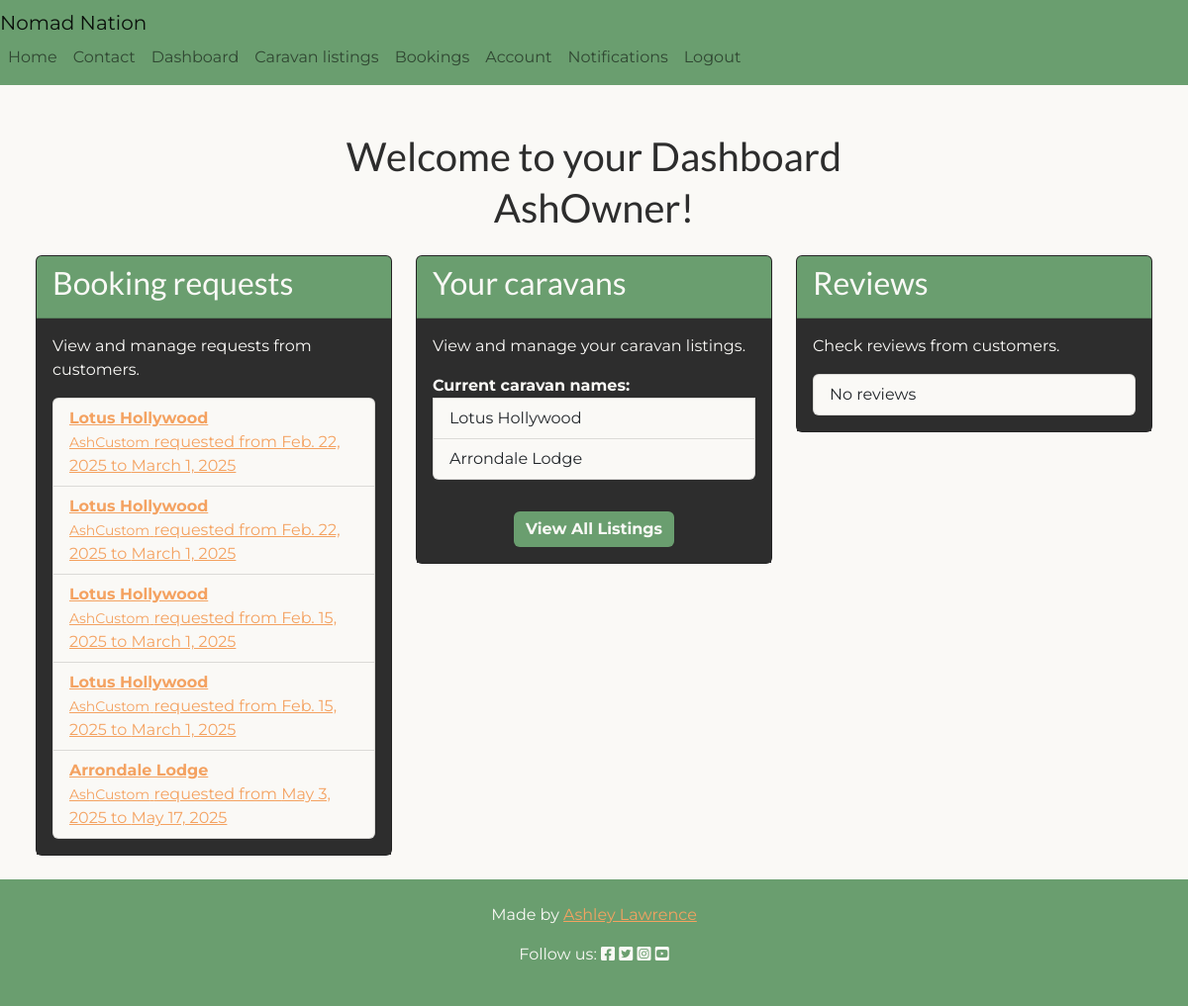
Page /dashboard/ (signed in) on the earlier database version.
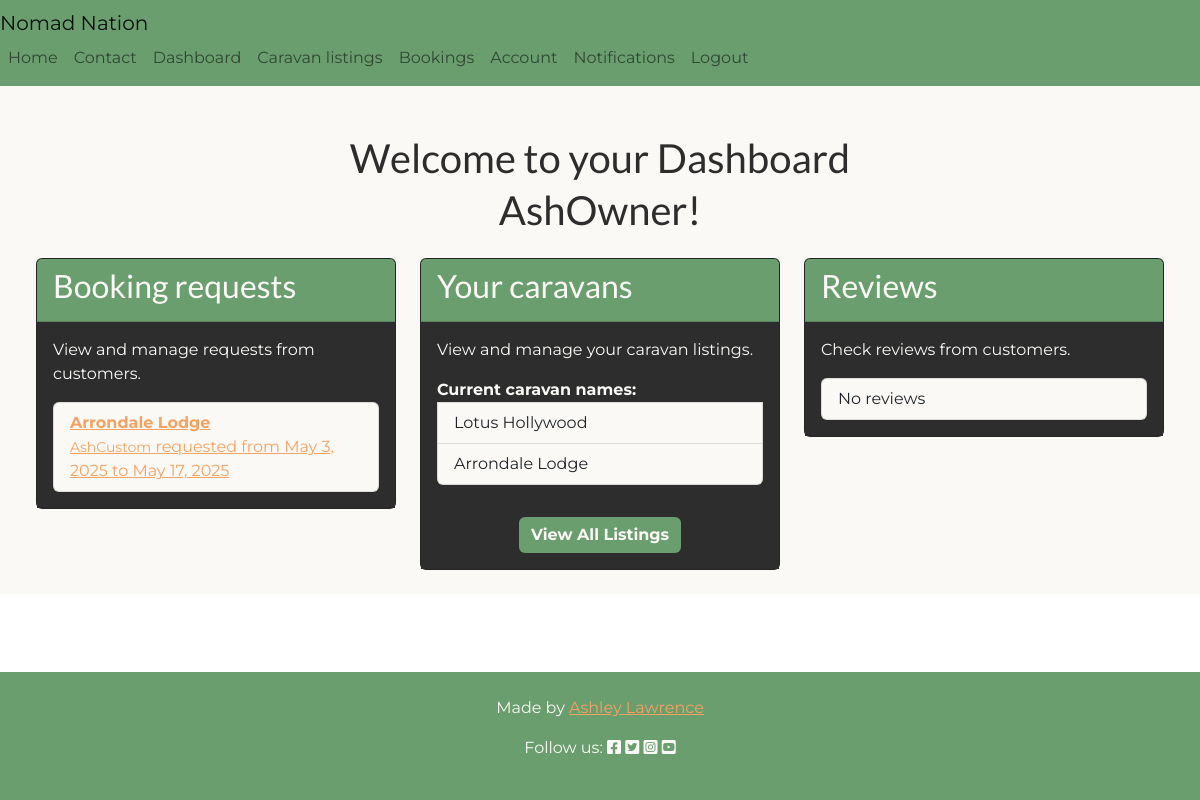
Same page on the later database version.
### listings/models.py (models this page shows, shortened)
class Booking(models.Model):
    STATUS_CHOICES = [
        ("pending", "Pending"),
        ("accepted", "Accepted"),
        ("declined", "Declined"),
    ]
    caravan = models.ForeignKey(
        Caravan, on_delete=models.CASCADE, related_name="bookings"
    )
    customer = models.ForeignKey(
        User, on_delete=models.CASCADE, related_name="bookings"
    )
    name = models.CharField(max_length=255)
    email = models.EmailField()
    phone_number = models.CharField(max_length=15, blank=True, null=True)
    start_date = models.DateField()
    end_date = models.DateField()
    message = models.TextField(blank=True, null=True)
    status = models.CharField(
        max_length=10, choices=STATUS_CHOICES, default="pending"
    )

class Caravan(models.Model):
    owner = models.ForeignKey(
        User, on_delete=models.CASCADE, related_name='caravans'
    )
    title = models.CharField(max_length=100)
    description = models.TextField()
    berth = models.CharField(
        max_length=10, choices=[
            ('small', 'Two-berth'),
            ('medium', 'Four-berth'),
            ('large', 'Six-berth')
        ]
    )
    price_per_night = models.DecimalField(max_digits=6, decimal_places=2)
    location = models.CharField(max_length=100)
    amenities = models.ManyToManyField(Amenity, related_name='caravans')
    is_favourite = models.BooleanField(default=False)

### dashboard/views.py (the view)
# urls.py: path('', views.dashboard_view, name='dashboard'),
@login_required
def dashboard_view(request):
    current_user = request.user
    context = {}
    context['username'] = current_user.username
    if current_user.is_superuser:
        context['user_type'] = 'superuser'
        context['admin_url'] = '/admin/'
        return render(request, 'dashboard/dashboard.html', context)
    try:
        user_profile = current_user.profile
    except AttributeError:
        return redirect('account_logout')
    if user_profile.user_type == 'customer':
        context['user_type'] = 'customer'
        context['upcoming_stays'] = Booking.objects.filter(
            customer=current_user,
            status='accepted',
            start_date__gte=timezone.now()
        )
        context['wishlist'] = []
        context['previous_stays'] = Booking.objects.filter(
            customer=current_user,
            status='accepted',
            end_date__lt=timezone.now()
        )
    elif user_profile.user_type == 'owner':
        context['user_type'] = 'owner'
        context['requests'] = Booking.objects.filter(
            caravan__owner=current_user, status='pending'
        )
        context['caravans'] = Caravan.objects.filter(owner=current_user)
        context['reviews'] = []
    else:
        return redirect('account_logout')
    return render(request, 'dashboard/dashboard.html', context)

### dashboard/templates/dashboard/dashboard.html (shortened to what this page needs)
{% extends "base.html" %}
{% block content %}
<div class="container-fluid d-flex flex-column justify-content-center align-items-center bg-styles">
    <h1 class="text-center mb-1 mt-5 title">Welcome to your Dashboard</h1>
    {% if user_type == 'superuser' %}
    <h1 class="text-center mb-4 title">Superuser!</h1>
    <p>To manage the site go to admin page:
        <a href="{{ admin_url }}" class="btn btn-primary w-100 mt-3 btn-styles">Here</a>
    </p>
</div>
{% elif user_type == 'owner' %}
<div class="container-fluid d-flex flex-column justify-content-center align-items-center bg-styles dashboard-style">
    <h1 class="text-center mb-4 title">{{ username }}!</h1>
    <div class="row w-100">
        <div class="col-md-4">
            <div class="card mb-4 text-white">
                <div class="card-header">
                    <h2 class="card-title title">Booking requests</h2>
                </div>
                <div class="card-body">
                    <p>View and manage requests from customers.</p>
                    <ul class="list-group">
                        {% for request in requests %}
                            <li class="list-group-item">
                                <a href="{% url 'booking_view' request.caravan.id %}">
                                    <strong>{{ request.caravan.title }}</strong><br>
                                    <small>{{ request.customer.username }}</small> requested from
                                    {{ request.start_date }} to {{ request.end_date }}
                                </a>
                            </li>
                        {% empty %}
                            <li class="list-group-item">No current requests</li>
                        {% endfor %}
                    </ul>
                </div>
            </div>
        </div>
        <div class="col-md-4">
            <div class="card mb-4 text-white">
                <div class="card-header">
                    <h2 class="card-title title">Your caravans</h2>
                </div>
                <div class="card-body">
                    <p>View and manage your caravan listings.</p>
                    <ul class="list-group">
                        <strong>Current caravan names:</strong>
                        {% for caravan in caravans %}
                            <li class="list-group-item">{{ caravan.title }}</li>
                        {% empty %}
                            <li class="list-group-item">No caravans listed</li>
                        {% endfor %}
                    </ul>
                    <div class="d-flex justify-content-center mt-3">
                        <a href="{% url 'listings' %}" class="btn btn-primary mt-3 btn-styles">View All Listings</a>
                    </div>
                </div>
            </div>
        </div>
        <div class="col-md-4">
            <div class="card mb-4 text-white">
                <div class="card-header">
                    <h2 class="card-title title">Reviews</h2>
                </div>
                <div class="card-body">
                    <p>Check reviews from customers.</p>
                    <ul class="list-group">
                        {% for review in reviews %}
                            <li class="list-group-item">{{ review }}</li>
                        {% empty %}
                            <li class="list-group-item">No reviews</li>
                        {% endfor %}
                    </ul>
                </div>
            </div>
        </div>
    </div>
</div>
{% endif %}
{% endblock %}

Differences in the rows shown:
no longer on this page (row edited): Booking: caravan "Lotus Hollywood", customer.username "AshCustom", start_date "Feb. 22, 2025", end_date "March 1, 2025"
no longer on this page (row edited): Booking: caravan "Lotus Hollywood", customer.username "AshCustom", start_date "Feb. 22, 2025", end_date "March 1, 2025"
no longer on this page (row edited): Booking: caravan "Lotus Hollywood", customer.username "AshCustom", start_date "Feb. 15, 2025", end_date "March 1, 2025"
no longer on this page (row edited): Booking: caravan "Lotus Hollywood", customer.username "AshCustom", start_date "Feb. 15, 2025", end_date "March 1, 2025"
